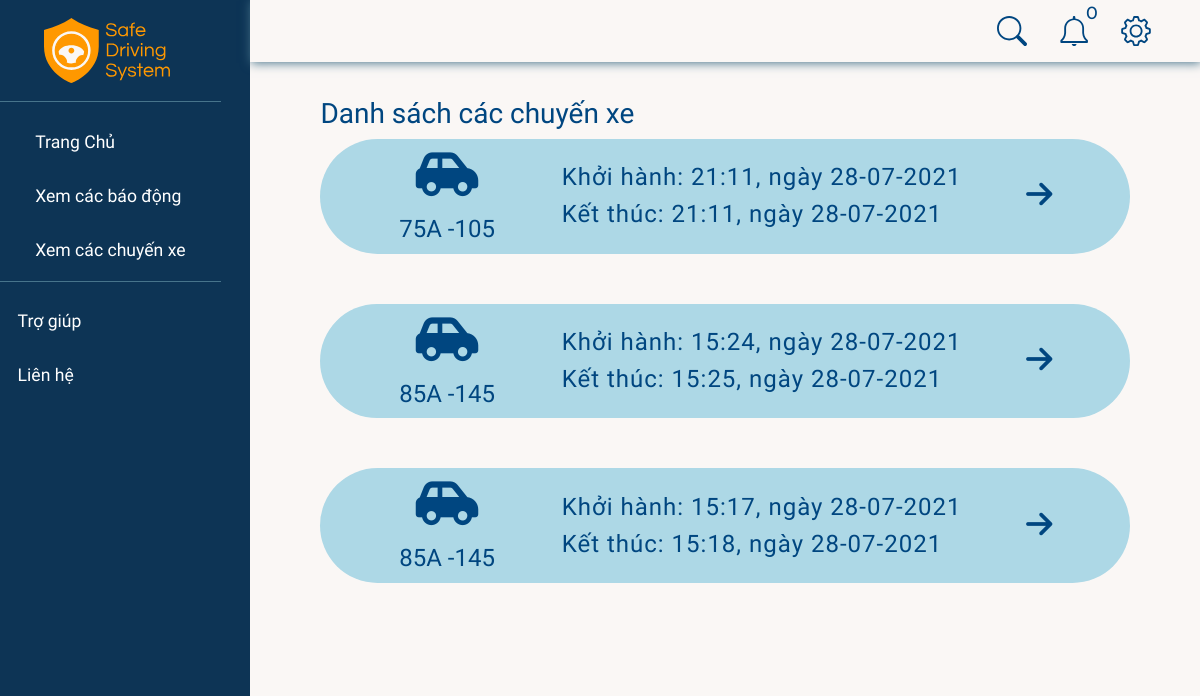
Page /drive/ (signed in) on the earlier database version.
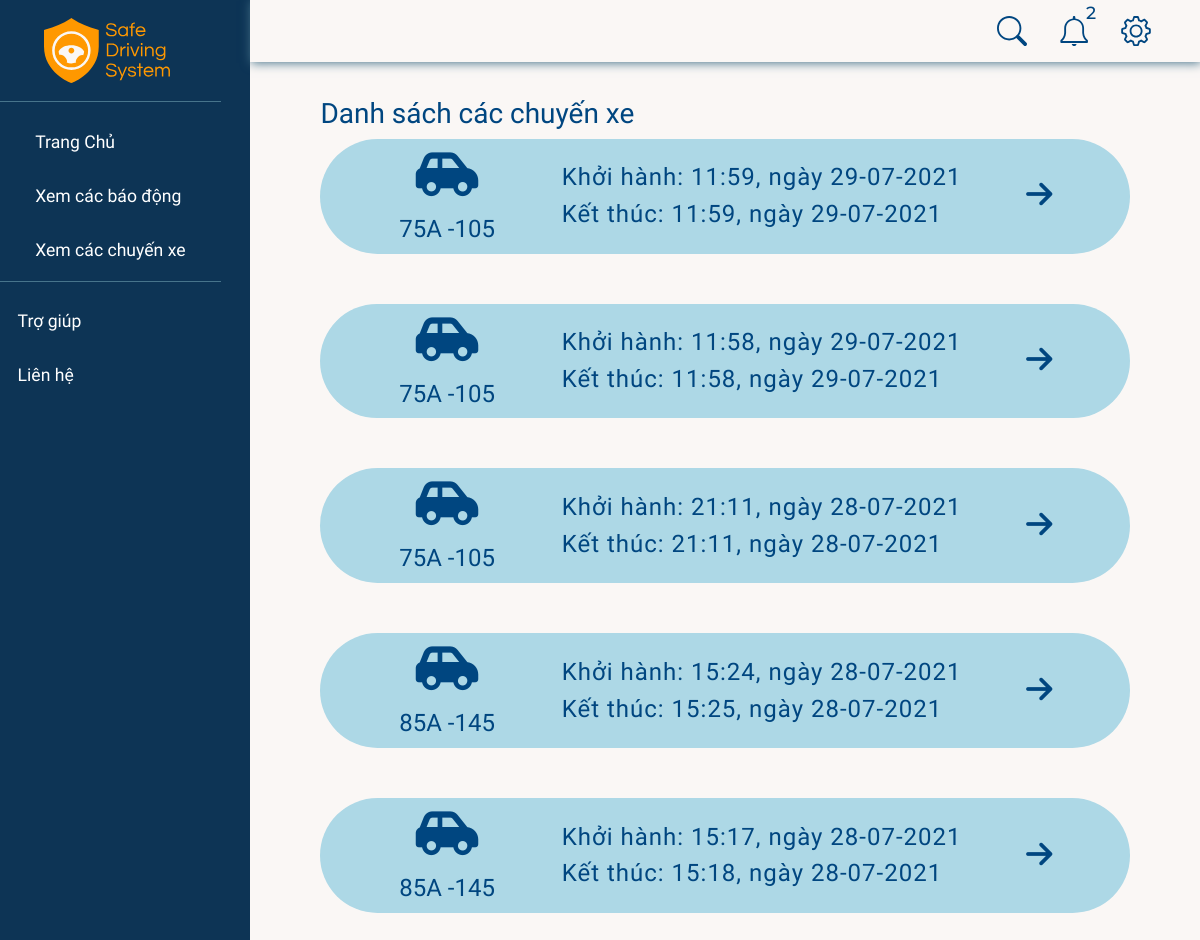
Same page on the later database version.
### realtime/models.py (models this page shows, shortened)
class Drive(models.Model):
    STATUS = (
        ("ongoing", "ongoing"),
        ("ended", "ended"),
    )
    device = models.ForeignKey(RaspDevice, null=True, on_delete=models.CASCADE)
    startTime = models.DateTimeField(null=True)
    status = models.CharField(max_length=20, choices=STATUS)
    endTime = models.DateTimeField(null=True)

### accounts/models.py (models this page shows, shortened)
class RaspDevice(models.Model):
    class Meta:
        constraints = [
            models.UniqueConstraint(fields=["password"], name="password"),
        ]
    STATUS = (
        ("online", "online"),
        ("offline", "offline"),
    )
    name = models.CharField(max_length=50)
    car = models.OneToOneField(Car, null=True, on_delete=models.SET_NULL, blank=True)
    status = models.CharField(
        max_length=50, null=True, blank=True, choices=STATUS, default="offline"
    )
    password = models.CharField(max_length=8, null=True, blank=True)
    dateAdded = models.DateTimeField(auto_now_add=True)
    company = models.ForeignKey(Company, null=True, blank=True, on_delete=models.CASCADE)

class Car(models.Model):
    class Meta:
        constraints = [
            models.UniqueConstraint(fields=["licensePlate"], name="licensePlate"),
        ]
    name = models.CharField(max_length=50)
    licensePlate = models.CharField(max_length=20, null=True)
    boughtDate = models.DateTimeField(auto_now_add=True, null=True)
    company = models.ForeignKey(Company, null=True, on_delete=models.CASCADE)

### realtime/views.py (the view)
# urls.py: path("", views.drives, name="drives"),
@login_required(login_url="/")
def drives(request):
    company = request.user.profile.company
    drs = Drive.objects.filter(device__company=company).order_by('-startTime')
    searchKey = request.GET.get("search-key")
    if searchKey != '' and searchKey is not None:
        drs = drs.filter(device__car__licensePlate__icontains=searchKey)
    lastestAlerts, unreadCounts = getNotifications(company)
    context = {'drs': drs, "notifications": lastestAlerts, "unreadNotis": unreadCounts}
    return render(request, "drives.html", context)

### accounts/views.py (called while the page is built)
def getNotifications(company):
    lastestAlerts = Alert.objects.filter(drive__device__company=company).order_by('-timeOccured')[:5]
    unreadCounts = 0
    for alert in lastestAlerts:
        unreadCounts = (unreadCounts + 1) if not alert.isRead else unreadCounts
    return lastestAlerts, unreadCounts

### realtime/templates/drives.html (shortened to what this page needs)
{% extends 'base.html' %}
{% load static %}
{% block modal %}
{% include 'sidebar.html' %}
{% endblock modal %}
{% block content %}
{% include 'navbar-search.html' %}
<div class="content-container">
    <h3>Danh sách các chuyến xe</h3>
    <div class="drive-wrapper">
        {% for drive in drs %}
        <div
            style="
                {% if drive.endTime %}
                background: lightblue;
                {% else%}
                background: rgba(123, 217, 108, 0.4);
                {% endif %}
                margin-bottom: 50px;"
            class="driver-container"
            id="{{ drive.id }}"
            {% if drive.endTime %}
            online="0"
            {% else%}
            online="1"
            {% endif %}
        >
            <br>
            <div class="driver-container__info">
                <i class="fas fa-car-side"></i>
                {% if drive.device.car %}
                <h3> {{ drive.device.car.licensePlate }} </h3>
                {% else %}
                <h3> Xe không xác định </h3>
                {% endif %}
            </div>
            <div class="driver-container__time">
                <h3>
                    Khởi hành:
                    {{ drive.startTime.time }}, ngày {{ drive.startTime.date }}
                </h3>
                {% if drive.endTime %}
                <h3>
                    Kết thúc:
                    {{ drive.endTime.time }}, ngày {{ drive.endTime.date }}
                </h3>
                {% else %}
                <h3>Xe dang hoat dong</h3>
                {% endif %}
            </div>
            <a href="{% url 'driveDetail' drive.id  %}">
                <i style="transform: rotate(90deg);" class="fas fa-arrow-up"></i>
            </a>
            <br>
        </div>
        {% endfor %}
    </div>
</div>
{% endblock content %}

Differences in the rows shown:
added Drive: device.car.licensePlate "75A -105", startTime.time "11:59", startTime "29-07-2021", endTime.time "11:59", endTime "29-07-2021"
added Drive: device.car.licensePlate "75A -105", startTime.time "11:58", startTime "29-07-2021", endTime.time "11:58", endTime "29-07-2021"
Other differences:
{{ unreadNotis }}: "0" → "2"
